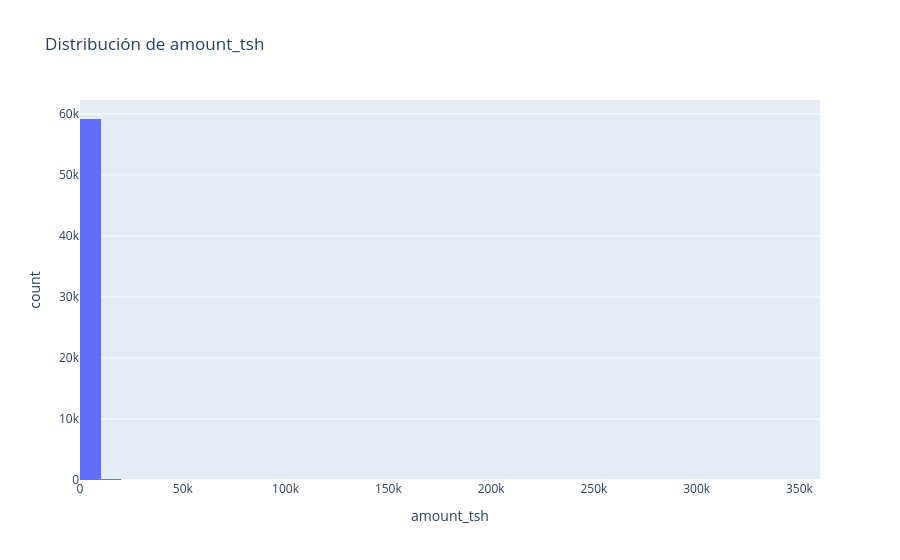

The code cell stored with this chart in its notebook:
### Code cell
import plotly.express as px

fig = px.histogram(df_pump, x='amount_tsh', nbins=50, title='Distribución de amount_tsh')
fig.show()

### Figure 1 — Plotly figure (JSON) as saved in the notebook; plotly's stock layout.template omitted (floating-point values rounded to 4 significant figures; data arrays with more than 128 entries replaced by an {"elided": "..."} marker saying what was removed)
{"data": [{"alignmentgroup": "True", "bingroup": "x", "hovertemplate": "amount_tsh=%{x}<br>count=%{y}<extra></extra>", "legendgroup": "", "marker": {"color": "#636efa", "pattern": {"shape": ""}}, "name": "", "nbinsx": 50, "offsetgroup": "", "orientation": "v", "showlegend": false, "type": "histogram", "x": {"elided": "59400 int values"}, "xaxis": "x", "yaxis": "y"}], "layout": {"autosize": true, "barmode": "relative", "legend": {"tracegroupgap": 0}, "title": {"text": "Distribución de amount_tsh"}, "xaxis": {"anchor": "y", "autorange": true, "domain": [0, 1], "range": [-0.5, 360000.0], "title": {"text": "amount_tsh"}, "type": "linear"}, "yaxis": {"anchor": "x", "autorange": true, "domain": [0, 1], "range": [0, 62280.0], "title": {"text": "count"}}}}
